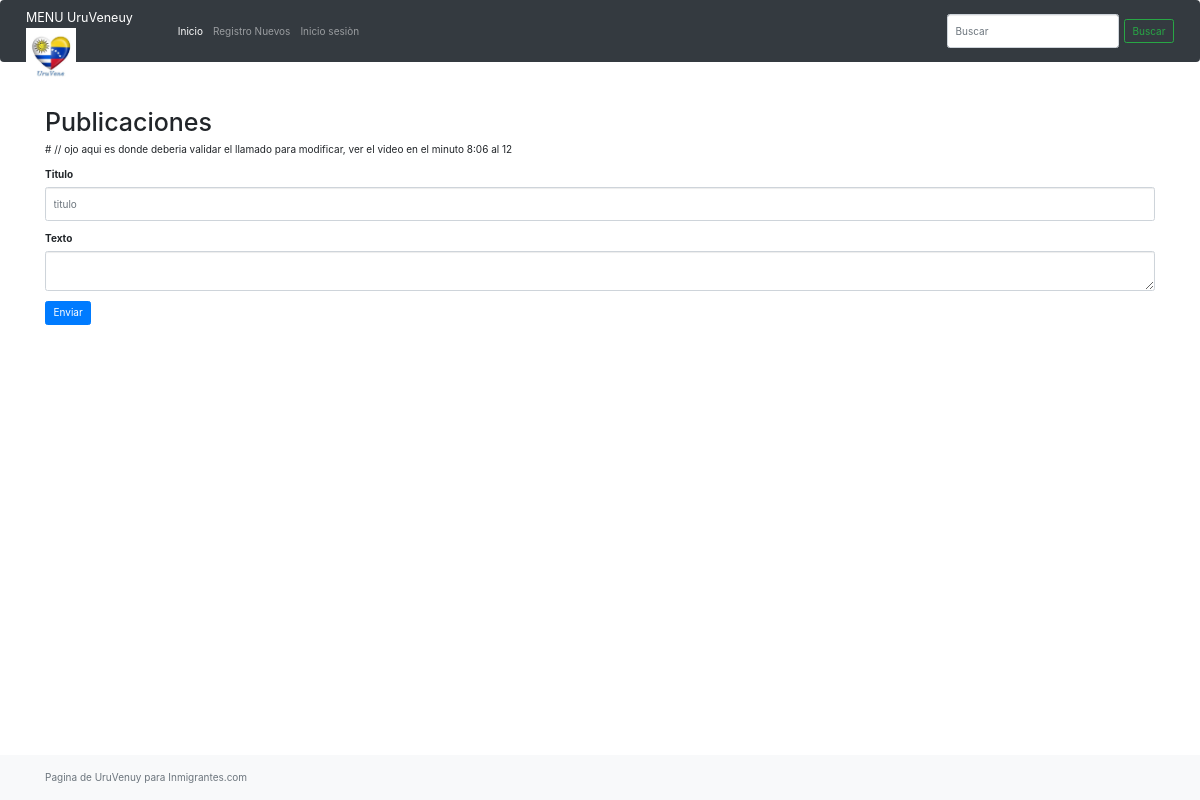
The page /mision/26 on the database as committed earlier.
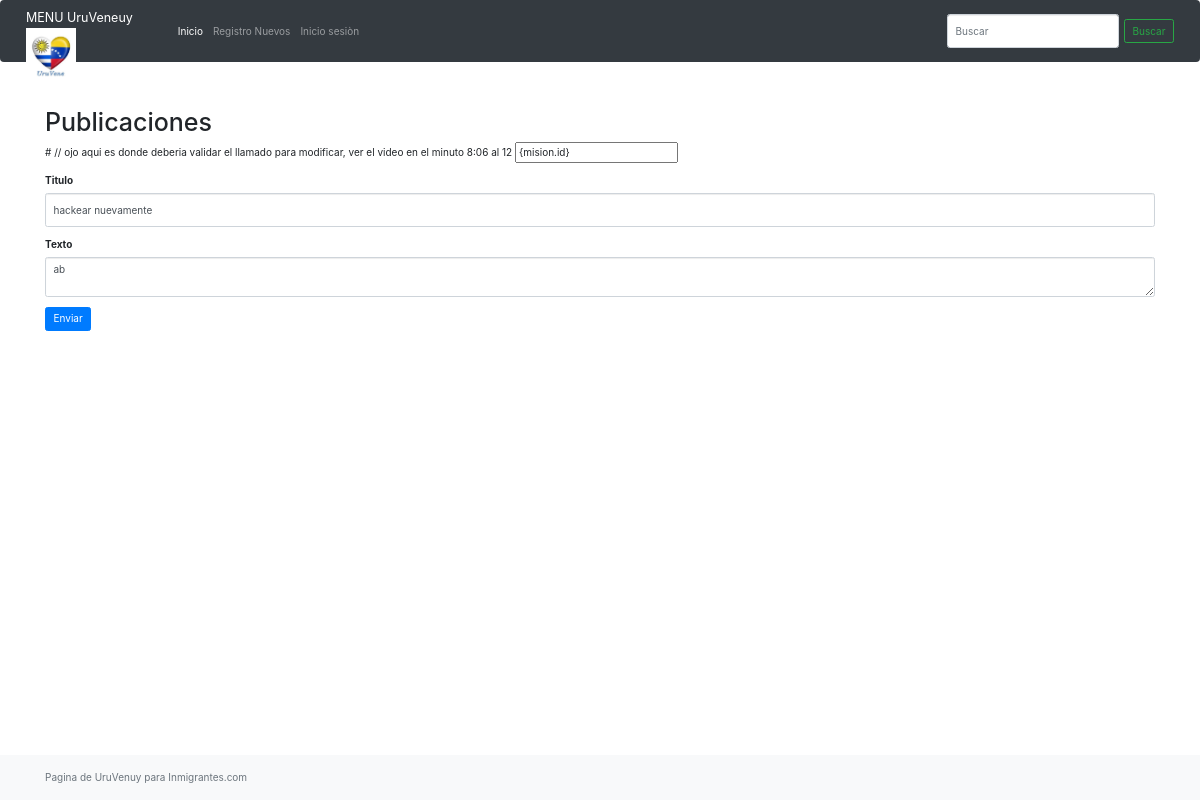
The same page on the database as committed later.
### base/models.py (models this page shows, shortened)
class Posts(models.Model):
   title = models.CharField(max_length=200)
   text= models.TextField()
   updated = models.DateTimeField(auto_now= True)
   created =models.DateTimeField(auto_now_add= True)
   user = models.ForeignKey(User, null=True, on_delete=models.SET_NULL)

### base/views.py (the view, shortened to what this page needs)
# urls.py: path('mision/', mision_view),
def mision_view(request, id = None):
    context = {}
    if id is not None:
        try:
            p =  Posts.objects.get(id=id)
            context['mision'] = p
        except Posts.DoesNotExist:
             context['mision'] = None
    return render(request, 'mision.html', context)

### templates/mision.html (shortened to what this page needs)
{% extends "layouts/main.html" %}
{% block content %}
<h1> Publicaciones </h1>
<form method="POST" action="">
# // ojo aqui es donde deberia validar el llamado para modificar, ver el video en el minuto 8:06 al 12
    {% if mision is not None %}
         <input type="posts" value="{mision.id}" name= "id">
    {% endif %}
    <div class="form-group my-3">
        <label> Titulo </label>
        <input type="text" class="form-control" name="title" placeholder="titulo"
        {% if mision is not None %}
            value="{{mision.title}}"
        {% endif %}
        >
    </div>
    <div class="form-group my-3">
        <label> Texto </label>
        <textarea class="form-control" name="text">{% if mision is not None %}{{mision.text}}{% endif %}</textarea>
    </div>
    <button class="btn btn-primary" type="submit"> Enviar </button>
</form>
{% endblock %}

Rows that differ between the two databases and show on the page:
added Posts: title "hackear nuevamente", text "ab"
Other text that changed with them:
form field id: (not shown) → "{mision.id}"
